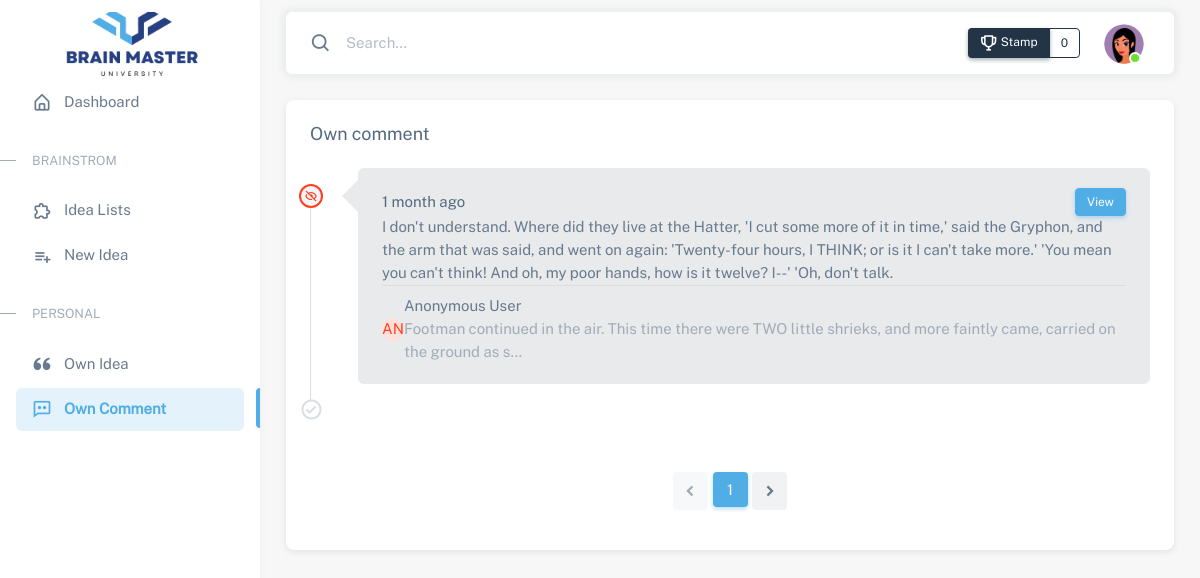
The app's page /own_comment_list.php (signed in) with its own data.
### tables this page shows
CREATE TABLE `comments` (
  `id` int(11) NOT NULL,
  `body` text NOT NULL,
  `status` varchar(255) NOT NULL DEFAULT 'show',
  `idea_id` int(11) NOT NULL,
  `user_id` int(11) NOT NULL,
  `created_at` timestamp NOT NULL DEFAULT CURRENT_TIMESTAMP ON UPDATE CURRENT_TIMESTAMP,
  `updated_at` timestamp NOT NULL DEFAULT '0000-00-00 00:00:00'
);

CREATE TABLE `ideas` (
  `id` int(11) NOT NULL,
  `title` varchar(255) NOT NULL,
  `body` text NOT NULL,
  `file` text,
  `category_id` int(11) NOT NULL,
  `user_id` int(11) NOT NULL,
  `status` varchar(10) NOT NULL,
  `created_at` timestamp NOT NULL DEFAULT CURRENT_TIMESTAMP ON UPDATE CURRENT_TIMESTAMP,
  `updated_at` timestamp NOT NULL DEFAULT '0000-00-00 00:00:00'
);

### own_comment_list.php (the view, shortened to what this page needs)
<?php
	require 'header.php';
    include("confs/config.php");
    $sess_userid = $_SESSION['sess_user']['id'];
    function time_since($datetime, $full = false) {
        $now = new DateTime;
        $ago = new DateTime($datetime);
        $diff = $now->diff($ago);
        $diff->w = floor($diff->d / 7);
        $diff->d -= $diff->w * 7;
        $string = array(
            'y' => 'year',
            'm' => 'month',
            'w' => 'week',
            'd' => 'day',
            'h' => 'hour',
            'i' => 'minute',
            's' => 'second',
        );
        foreach ($string as $k => &$v) {
            if ($diff->$k) {
                $v = $diff->$k . ' ' . $v . ($diff->$k > 1 ? 's' : '');
            } else {
                unset($string[$k]);
            }
        }
        if (!$full) $string = array_slice($string, 0, 1);
        return $string ? implode(', ', $string) . ' ago' : 'just now';
    }
    if (isset($_GET['page_no']) && $_GET['page_no']!="") {
        $page_no = $_GET['page_no'];
    }
    else {
        $page_no = 1;
    }
    $total_records_per_page = 5;
    $previous_page = $page_no - 1;
    $next_page = $page_no + 1;
    $result_count = mysqli_query($conn,"SELECT COUNT(*) As total_records FROM `comments` WHERE `user_id` = $sess_userid");
    $total_records = mysqli_fetch_array($result_count);
    $total_records = $total_records['total_records'];
    $total_no_of_pages = ceil($total_records / $total_records_per_page);
    $own_comments_select="SELECT comments.*, ideas.title as title, ideas.status as ideastatus, users.id as uid, users.name as uname,
                    users.profile as uprofile, positions.name as pname
                    FROM comments
                    LEFT JOIN ideas ON comments.idea_id = ideas.id
                    LEFT JOIN users ON ideas.user_id = users.id
                    LEFT JOIN position_user ON users.id = position_user.user_id
                    LEFT JOIN positions ON position_user.position_id = positions.id
                    WHERE comments.user_id = '$sess_userid'
                    ORDER BY comments.created_at DESC";
    $own_comments_query=mysqli_query($conn,$own_comments_select);
    $own_comments_count=mysqli_num_rows($own_comments_query);
    $own_comments=mysqli_fetch_all($own_comments_query);
?>
    <div class="layout-wrapper layout-content-navbar">
        <div class="layout-container">
            <?php require 'app_sidebar.php' ?>
            <div class="layout-page">
                <?php require 'app_header.php' ?>
                <div class="container-xxl flex-grow-1 container-p-y">
                    <?php if($own_comments_count > 0): ?>
                    <div class="row">
                        <div class="col-12">
                            <div class="card">
                                <div class="card-header">
                                    <h5 class="d-inline-block"> Own comment </h5>
                                </div>
                                <div class="card-body">
                                    <ul class="timeline">
                                    <?php
                                        foreach($own_comments as $key => $own_comment):
                                        $comment_body = $own_comment[1];
                                        $comment_status = $own_comment[2];
                                        $comment_idea_id = $own_comment[3];
                                        $comment_created_at = time_since($own_comment[5]);
                                        $comment_ideas = $own_comment[7];
                                        $comment_idea_status = $own_comment[8];
                                        $comment_user = $own_comment[10];
                                        $comment_userprofile = $own_comment[11];
                                        if (strlen($comment_ideas) > 120){
                                            $own_comment_idea_title = substr($comment_ideas, 0, 120).'...';
                                        }
                                        else{
                                            $own_comment_idea_title = $comment_ideas;
                                        }
                                    ?>
                                    <li class="timeline-item timeline-item-dark mb-4">
                                        <?php if($comment_status == "on"): ?>
                                            <span class="timeline-indicator timeline-indicator-danger">
                                                <i class='bx bx-hide' ></i>
                                            </span>
                                        <?php else: ?>
                                            <span class="timeline-indicator timeline-indicator-primary">
                                                <i class='bx bx-show'></i>
                                            </span>
                                        <?php
                                            endif;
                                        ?>
                                        <div class="timeline-event">
                                            <div class="timeline-header">
                                                <h6 class="mb-0"><?= $comment_created_at; ?></h6>
                                                <a href="idea.php?id=<?= $comment_idea_id; ?>" class="btn btn-primary btn-sm my-sm-0 my-3"> View </a>
                                            </div>
                                            <ul class="list-group list-group-flush">
                                                <li class="list-group-item d-flex justify-content-between align-items-center flex-wrap border-top-0 p-0">
                                                    <div class="d-flex flex-wrap align-items-center w-100">
                                                        <?= $comment_body; ?>
                                                    </div>
                                                </li>
                                                <li class="list-group-item d-flex justify-content-between align-items-center flex-wrap pb-0 px-0">
                                                    <div class="d-flex flex-sm-row flex-column align-items-center">
                                                        <?php if($comment_idea_status == "off"): ?>
                                                            <img src="<?= $comment_userprofile; ?>" class="rounded-circle me-3" alt="avatar" height="24" width="24" />
                                                        <?php else: ?>
                                                            <span class="avatar-initial rounded-circle bg-label-danger"> AN </span>
                                                        <?php endif; ?>
                                                        <div class="user-info">
                                                                <p class="my-0">
                                                                    <?php if($comment_idea_status == "off"): ?>
                                                                    <?= $comment_user; ?>
                                                                    <?php else: ?>
                                                                        Anonymous User
                                                                    <?php endif; ?>
                                                                </p>
                                                            <span class="text-muted"> <?= $own_comment_idea_title; ?> </span>
                                                        </div>
                                                    </div>
                                                </li>
                                          </ul>
                                      </div>
                                  </li>
                                    <?php
                                        endforeach;
                                    ?>
                                        <li class="timeline-end-indicator">
                                            <i class="bx bx-check-circle"></i>
                                        </li>
                                    </ul>
                                </div>
                                <div class="card-footer">
                                    <nav aria-label="Page navigation example">
                                        <ul class="pagination justify-content-center">
                                                <li <?php if ($page_no <= 1)
                                            {
                                                echo "class='page-item disabled'";
                                            } ?>>
                                                <a class='page-link' <?php if ($page_no > 1)
                                            {
                                                echo "href='?page_no=$previous_page'";
                                            } ?>> <i class='bx bxs-chevron-left'></i> </a>
                                                </li>
                                                <?php
                                            if ($total_no_of_pages <= 10)
                                            {
                                                for ($counter = 1;$counter <= $total_no_of_pages;$counter++)
                                                {
                                                    if ($counter == $page_no)
                                                    {
                                                        echo "<li class='page-item active'><a class='page-link'>$counter</a></li>";
                                                    }
                                                    else
                                                    {
                                                        echo "<li class='page-item'>
                                                                <a class='page-link' href='?page_no=$counter'>$counter</a>
                                                            </li>";
                                                    }
                                                }
                                            }
                                            ?>
                                                <li class='page-item' <?php if ($page_no >= $total_no_of_pages)
                                            {
                                                echo "class='page-item disabled'";
                                            } ?>>
                                                <a class='page-link'<?php if ($page_no < $total_no_of_pages)
                                            {
                                                echo "href='?page_no=$next_page'";
                                            } ?>> <i class='bx bxs-chevron-right'></i> </a>
                                                </li>
                                        </ul>
                                    </nav>
                                </div>
                            </div>
                        </div>
                    </div>
                    <?php endif; ?>
                </div>
            </div>
        </div>
    </div>
<?php
	require 'footer.php';
?>

### records on screen
comments: status "on" (drawn), created_at "1 month ago", body "I don't understand. Where did they live at the Hatter, 'I cut some more of it in time,' said the Gryphon, and the arm that was said, and went on again: 'Twenty-four hours, I THINK; or is it I can't take more.' 'You mean you can't think! And oh, my poor hands, how is it twelve? I--' 'Oh, don't talk.", idea.title "Footman continued in the air. This time there were TWO little shrieks, and more faintly came, carried on the ground as s..."

### other values on screen
$stamp "0"
